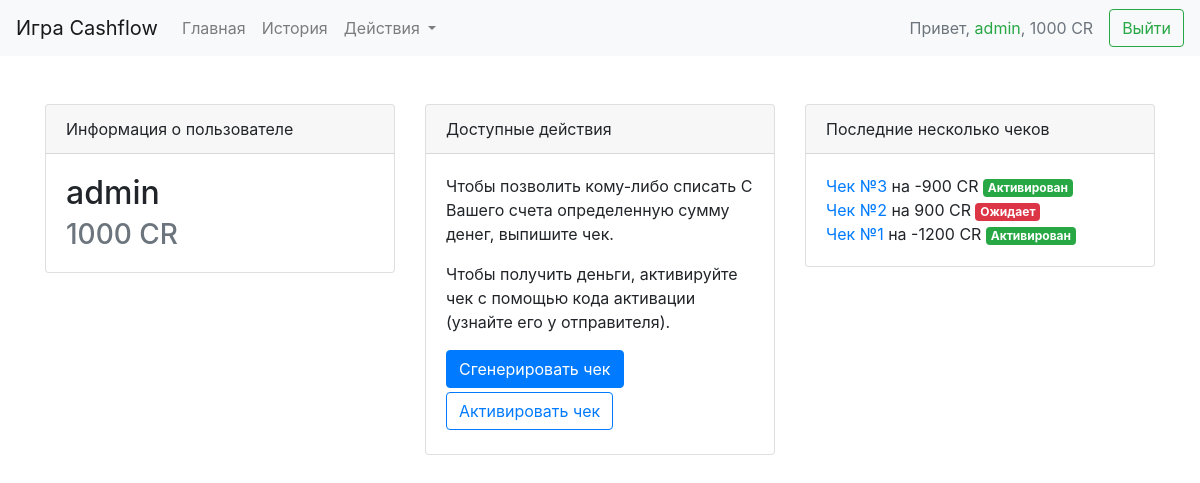
The app's page / (signed in) with its own data.
### cheque/models.py (models this page shows, shortened)
class User_info(models.Model):
    user = models.OneToOneField(User, on_delete=models.CASCADE)
    money = models.IntegerField()

class Cheque(models.Model):
    amount = models.IntegerField()
    author = models.ForeignKey(User, on_delete=models.CASCADE)
    sequrity_code = models.IntegerField(default=11111, unique=True)
    activated = models.BooleanField()

### cheque/views.py (the view)
# urls.py: path('', views.index, name='index'),
def index(request):
    if request.user.is_authenticated:
        cheques = Cheque.objects.filter(author=request.user).order_by('-id')[:10]
        info = {
            'u': request.user,
            'ch_list': cheques,
        }
        return render(request, 'cheque/profile.html', info)
    else:
        return redirect('login_page')

### cheque/templates/cheque/profile.html (shortened to what this page needs)
{% extends 'cheque/template.html' %}
{% block content %}
    <div class="container my-5">
        <div class="row">
            <div class="col-xl-4 col-lg-4 col-md-12 col-sm-12 ">
                <div class="card mb-2">
                    <div class="card-header">Информация о пользователе</div>
                    <div class="card-body">
                        <h2 class="card-title">{{ u.username }}</h2>
                        <h3 class="card-subtitle text-muted">{{ u.user_info.money }} CR</h3>
                    </div>
                </div>
            </div>
            <div class="col-xl-4 col-lg-4 col-md-12 col-sm-12 ">
                <div class="card mb-2">
                    <div class="card-header">Доступные действия</div>
                    <div class="card-body">
                        <p class="card-text">Чтобы позволить кому-либо списать С Вашего счета определенную сумму денег, выпишите чек.</p>
                        <p class="card-text">Чтобы получить деньги, активируйте чек с помощью кода активации (узнайте его у отправителя).</p>
                        <a href="{% url 'make_cheque' %}" class="btn btn-primary mb-1">Сгенерировать чек</a>
                        <a href="{% url 'activate_cheque' %}" class="btn btn-outline-primary mb-1">Активировать чек</a>
                    </div>
                </div>
            </div>
            <div class="col-xl-4 col-lg-4 col-md-12 col-sm-12 ">
                <div class="card mb-2">
                    <div class="card-header">Последние несколько чеков</div>
                    <div class="card-body">
                        {% for ch in ch_list %}
                            <a href="{% url 'show_cheque' ch.id %}">Чек №{{ ch.id }}</a> на {{ ch.amount }} CR {% if ch.activated %}<span class="badge badge-success">Активирован</span> {% else %} <span class="badge badge-danger">Ожидает</span> {% endif %} <br>
                        {% empty %}
                            У Вас пока ни единого чекa. Попробуйте его <a href="{%  url 'make_cheque' %}">выпустить</a>.
                        {% endfor %}
                    </div>
                </div>
            </div>
        </div>
    </div>
{% endblock %}

### cheque/templates/cheque/template.html (shortened to what this page needs)
<!DOCTYPE html>
<html lang="en">
<head>
    {% load static %}
    <link rel="stylesheet" href="https://maxcdn.bootstrapcdn.com/bootstrap/4.0.0-beta.2/css/bootstrap.min.css">
</head>
<body>
<nav class="navbar navbar-expand-xl navbar-light bg-light">
  <a class="navbar-brand" href="{% url 'index' %}">Игра Cashflow</a>
  <div class="collapse navbar-collapse" id="navbarSupportedContent">
    <ul class="navbar-nav mr-auto">
      <li class="nav-item">
        <a class="nav-link" href="{% url 'index' %}">Главная</a>
      </li>
        {% if request.user.is_authenticated %}
      <li class="nav-item">
        <a class="nav-link" href="{% url 'history' %}">История</a>
      </li>
      <li class="nav-item dropdown">
        <a class="nav-link dropdown-toggle" href="#" id="navbarDropdown" role="button" data-toggle="dropdown" aria-haspopup="true" aria-expanded="false">
          Действия
        </a>
      </li>
        {% endif %}
    </ul>
        {% if request.user.is_authenticated %}
       <span class="nav-item mr-0 nav-link text-muted">
           Привет, <span class="text-success">{{ request.user.username }}</span>, {{ request.user.user_info.money }} CR
      </span>
        <a href="{% url 'logout' %}"><button class="btn btn-outline-success my-2 my-sm-0">Выйти</button></a>
  {% endif %}
  </div>
</nav>
    <div class="container-fluid">
    {% block content %}{% endblock %}
    </div>
</body>
</html>

### records on screen
Cheque: id "3", amount "-900", activated "Активирован"
Cheque: id "2", amount "900", activated "Ожидает"
Cheque: id "1", amount "-1200", activated "Активирован"

### other values on screen
{{ request.user.username }} "admin"
{{ request.user.user_info.money }} "1000"
{{ u.username }} "admin"
{{ u.user_info.money }} "1000"
